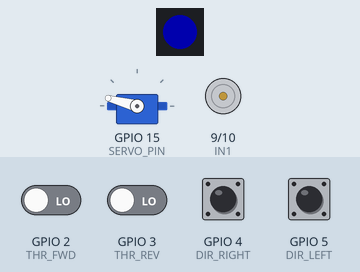
This sketch was run on a simulated ESP8266 (NodeMCU). Parts: servo, 1 RGB LEDs in strip order, left to right, motor-driver pin pairs drawn as motors (green arrow = first pin HIGH = forward, orange = second pin HIGH = backward, longer = more drive). The inputs (shaded band) are chosen by the test bench; at power-on: GPIO 4 (DIR_RIGHT) HIGH, GPIO 2 (THR_FWD), GPIO 3 (THR_REV), GPIO 5 (DIR_LEFT) LOW. Dim RGB values are drawn brighter than linear.

Above: at 1.2 s.
1.3 s: GPIO 2 (THR_FWD) driven HIGH
At 2.0 s:
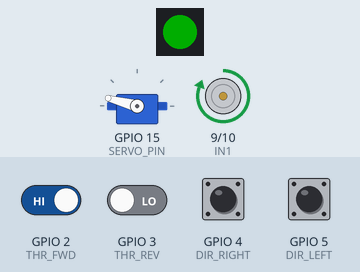
2.8 s: GPIO 4 (DIR_RIGHT) pulled LOW for 0.15 s
At 2.88 s:
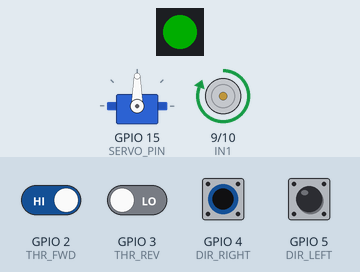
4.4 s: GPIO 2 (THR_FWD) driven LOW
At 5.6 s:
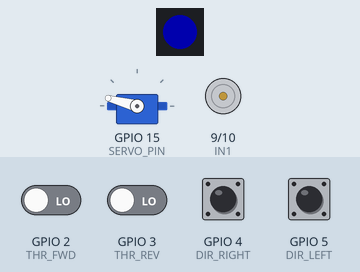
5.9 s: GPIO 3 (THR_REV) driven HIGH
At 6.8 s:
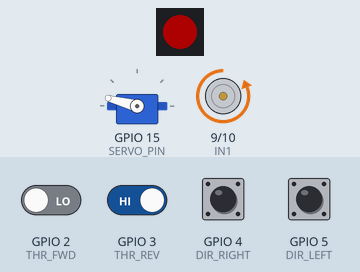
7.4 s: GPIO 5 (DIR_LEFT) pulled HIGH for 0.15 s
At 7.48 s:
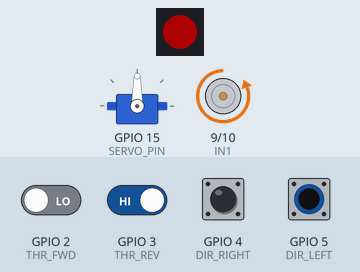
9.0 s: GPIO 3 (THR_REV) driven LOW
At 9.4 s:
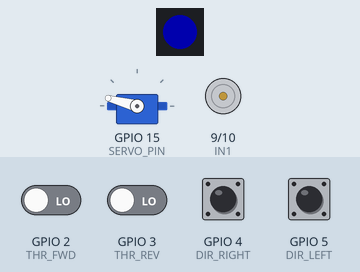
Timing chart, 0 to 11.5 s (numbered marks = the images above; inputs shaded):
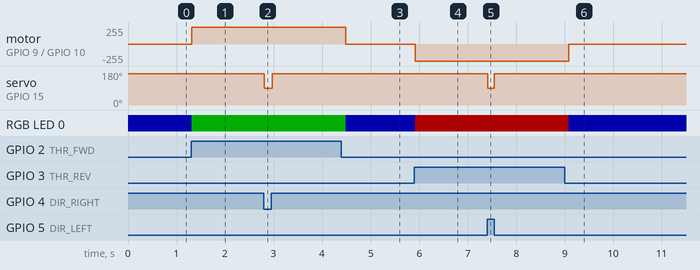

Measured:
- after the input at 1.3 s, motor on GPIO 9 (IN1) / GPIO 10 (IN2): stopped → forward 255/255 at once; RGB LED 0: RGB(0, 0, 50) → RGB(0, 50, 0) at once
- after the input at 2.8 s, servo on GPIO 15 (SERVO_PIN): 165° → 90° at once, → 165° 0.16 s later
- after the input at 4.4 s, motor on GPIO 9 (IN1) / GPIO 10 (IN2): forward 255/255 → stopped after 0.08 s; RGB LED 0: RGB(0, 50, 0) → RGB(0, 0, 50) after 0.08 s
- after the input at 5.9 s, motor on GPIO 9 (IN1) / GPIO 10 (IN2): stopped → backward 255/255 at once; RGB LED 0: RGB(0, 0, 50) → RGB(50, 0, 0) at once
- after the input at 7.4 s, servo on GPIO 15 (SERVO_PIN): 165° → 90° at once, → 165° 0.14 s later
- after the input at 9.0 s, motor on GPIO 9 (IN1) / GPIO 10 (IN2): backward 255/255 → stopped after 0.09 s; RGB LED 0: RGB(50, 0, 0) → RGB(0, 0, 50) after 0.09 s

The sketch:

rp2040-zero.ino
```cpp
#include <Servo.h>
#include <Adafruit_NeoPixel.h>

#define USE_ACCEL_RAMP 0
// ---------------- Pines ----------------

// Entradas receptor
const int THR_FWD = 2;
const int THR_REV = 3;
const int DIR_LEFT = 5;
const int DIR_RIGHT = 4;

unsigned long lastActiveTime = 0;
const int NEUTRAL_DELAY = 100;  // ms

// Salidas motor
const int IN1 = 9;
const int IN2 = 10;

// Servo
const int SERVO_PIN = 15;
Servo steering;

// LED RGB integrado
const int LED_PIN = 16;
Adafruit_NeoPixel pixel(1, LED_PIN, NEO_GRB + NEO_KHZ800);

// ---------------- Servo ----------------
const int SERVO_LEFT = 15;
const int SERVO_CENTER = 90;
const int SERVO_RIGHT = 165;

// ---------------- Control motor ----------------
int targetSpeed = 0;
int currentSpeed = 0;

const int ACCEL_STEP = 15;
const int BRAKE_STEP = 15;

// ---------------- Funciones ----------------
void setMotor(int speed) {
  speed = constrain(speed, -255, 255);

  if (speed > 0) {
    analogWrite(IN1, speed);
    analogWrite(IN2, 0);
  } else if (speed < 0) {
    analogWrite(IN1, 0);
    analogWrite(IN2, -speed);
  } else {
    analogWrite(IN1, 0);
    analogWrite(IN2, 0);
  }
}

void setLED(uint8_t r, uint8_t g, uint8_t b) {
  pixel.setPixelColor(0, pixel.Color(r, g, b));
  pixel.show();
}

// ---------------- Setup ----------------
void setup() {
  pinMode(THR_FWD, INPUT);
  pinMode(THR_REV, INPUT);
  pinMode(DIR_LEFT, INPUT);
  pinMode(DIR_RIGHT, INPUT);

  pinMode(IN1, OUTPUT);
  pinMode(IN2, OUTPUT);

  analogWriteFreq(20000);  // 20 kHz, silencioso y eficiente
  analogWriteRange(255);

  steering.attach(SERVO_PIN);
  steering.write(SERVO_CENTER);

  pixel.begin();
  pixel.clear();
  pixel.show();
}

// ---------------- Loop ----------------
void loop() {

  // -------- Dirección --------
  bool left = digitalRead(DIR_LEFT);
  bool right = digitalRead(DIR_RIGHT);

  if (left && !right) {
    steering.write(SERVO_LEFT);
  } else if (!left && right) {
    steering.write(SERVO_RIGHT);
  } else {
    steering.write(SERVO_CENTER);
  }

  // -------- Tracción --------
  bool fwd = digitalRead(THR_FWD);
  bool rev = digitalRead(THR_REV);

  unsigned long now = millis();

  if (fwd && !rev) {
    targetSpeed = 255;
    lastActiveTime = now;
  } else if (!fwd && rev) {
    targetSpeed = -255;
    lastActiveTime = now;
  } else {
    // posible neutro
    if (now - lastActiveTime > NEUTRAL_DELAY) {
      targetSpeed = 0;
    }
  }

  // -------- Rampa de velocidad --------
#if USE_ACCEL_RAMP

  // Rampa progresiva
  if (currentSpeed < targetSpeed) {
    currentSpeed += ACCEL_STEP;
    if (currentSpeed > targetSpeed)
      currentSpeed = targetSpeed;
  } else if (currentSpeed > targetSpeed) {
    currentSpeed -= BRAKE_STEP;
    if (currentSpeed < targetSpeed)
      currentSpeed = targetSpeed;
  }

#else

  // Respuesta instantánea
  currentSpeed = targetSpeed;

#endif

  setMotor(currentSpeed);

  // -------- LED de estado --------
  if (currentSpeed == 0) {
    setLED(0, 0, 50);  // azul
  } else if (currentSpeed > 0) {
    setLED(0, 50, 0);  // verde
  } else {
    setLED(50, 0, 0);  // rojo
  }

  delay(20);
}
```
